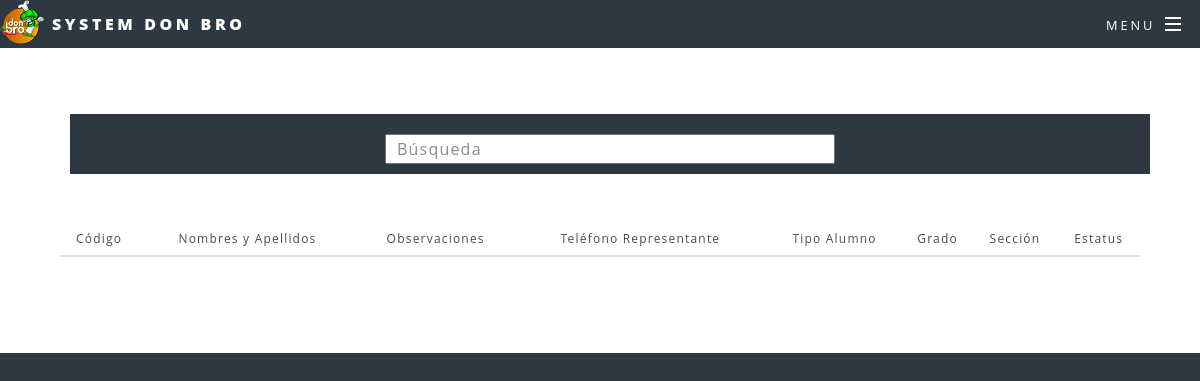
/Pantalla_consulta_alumno.php, run on an earlier commit of the app's database.
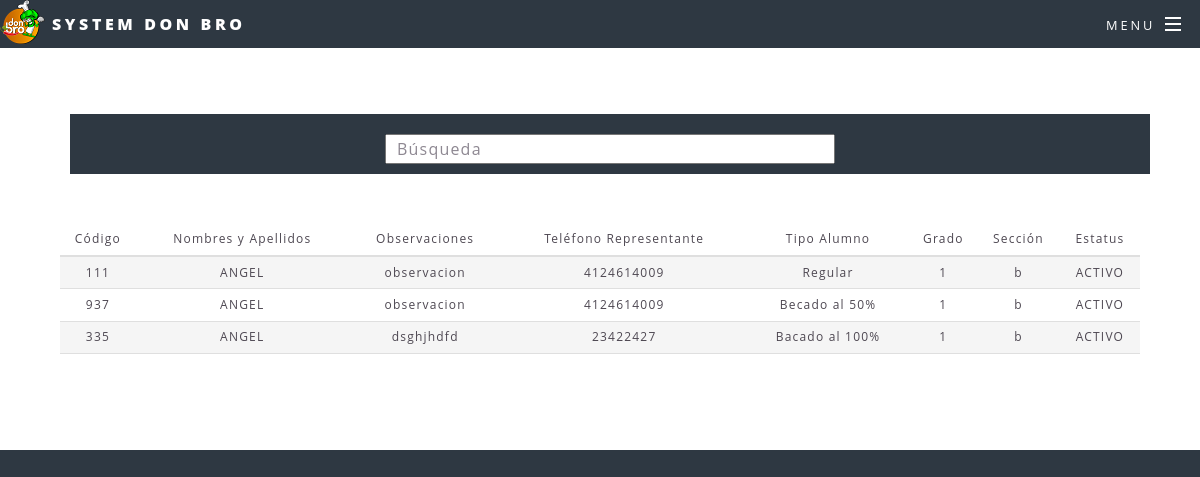
And on a later commit of the database.
### tables this page shows
CREATE TABLE `alumnos` (
  `id` int(10) NOT NULL,
  `nombre` varchar(50) DEFAULT NULL,
  `beca_id` tinyint(4) DEFAULT NULL,
  `celular` varchar(50) DEFAULT NULL,
  `seccion` varchar(10) DEFAULT NULL,
  `grado` varchar(10) DEFAULT NULL,
  `codigo` varchar(10) DEFAULT NULL,
  `observacion` text NOT NULL,
  `credito_comida` int(10) NOT NULL,
  `estatus` varchar(50) DEFAULT NULL
);

CREATE TABLE `becas` (
  `id` tinyint(3) NOT NULL,
  `nombre` varchar(50) NOT NULL,
  `precio_comida` double NOT NULL
);

### Pantalla_consulta_alumno.php (the view, shortened to what this page needs)
<?php
  $conexion=mysqli_connect('localhost','root','','servidor.cobro');
  $sql="SELECT a.codigo,a.nombre,a.observacion,a.celular,b.nombre,a.grado,a.seccion,a.estatus
FROM alumnos a
INNER JOIN becas b ON a.beca_id=b.id
ORDER BY grado ASC ,seccion ASC";
  $stmt1 = mysqli_query($conexion, $sql);
?>
<!DOCTYPE HTML>
<html>
	<head>
		<link rel="stylesheet" href="assets/css/main.css" />
      </head>
	<form id="frmajax" method="post" >
      <div id="page-wrapper">
      <header id="header">
            <img name="imagen" src="images/logo.png" >
            <h1><a>System Don BRO</a></h1>
            <nav id="nav">
              <ul>
                <li class="special">
                  <a href="#menu" class="menuToggle"><span>Menu</span></a>
                </li>
              </ul>
            </nav>
          </header>
<article id="main">
			<section class="wrapper style5" >
        <div class="inner">
  <center>
  <div class="derecha" id="buscar"><input  maxlength="20" type="search" class="light-table-filter" data-table="order-table" placeholder="Búsqueda "></div>
  </center>
  <div class="datagrid">
    <table class="order-table table">
      <thead>
        <tr class="titulo">
           <td>
             Código
          </td>
           <td>
              Nombres y Apellidos
           </td>
           <td>
              Observaciones
           </td>
           <td >
              Teléfono Representante
           </td>
           <td>
              Tipo Alumno
           </td>
           <td>
              Grado
           </td>
           <td>
              Sección
           </td>
           <td>
              Estatus
           </td>
        </tr>
      </thead>
  <?PHP while( $row=mysqli_fetch_array($stmt1, MYSQLI_NUM)) {?>
  <tr>
    <td><?php echo $row['0']; ?></td>
    <td><?php echo $row['1']; ?></td>
    <td><?php echo $row['2']; ?></td>
    <td><?php echo $row['3']; ?></td>
    <td><?php echo $row['4']; ?></td>
    <td><?php echo $row['5']; ?></td>
    <td><?php echo $row['6']; ?></td>
     <td><?php echo $row['7']; ?></td>
  </tr>
  <?PHP }?>
 </table>
					</article>
			</div>
	</body>
</html>

What changed in the data, as far as the page shows it:
added alumnos: codigo "111", nombre "ANGEL", observacion "observacion", celular "4124614009", beca.nombre "Regular", grado "1", seccion "b", estatus "ACTIVO"
added alumnos: codigo "937", nombre "ANGEL", observacion "observacion", celular "4124614009", beca.nombre "Becado al 50%", grado "1", seccion "b", estatus "ACTIVO"
added alumnos: codigo "335", nombre "ANGEL", observacion "dsghjhdfd", celular "23422427", beca.nombre "Bacado al 100%", grado "1", seccion "b", estatus "ACTIVO"
